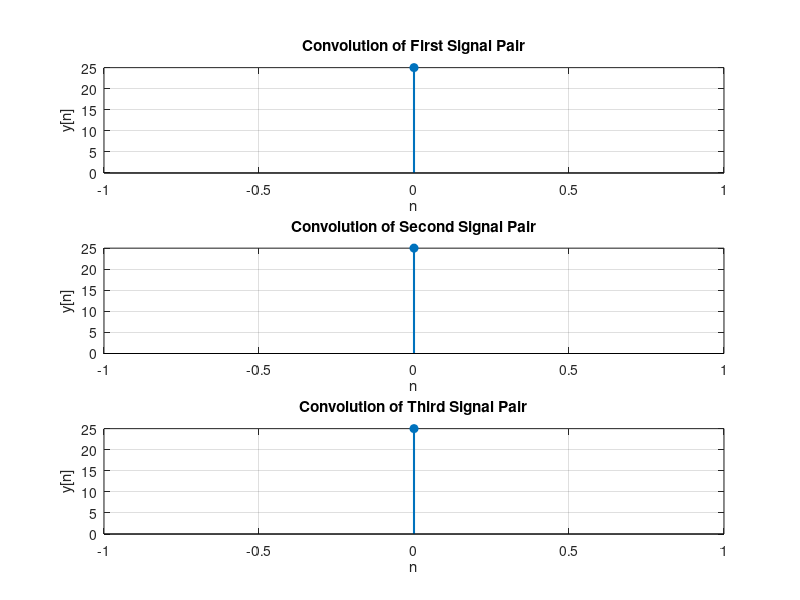

Recreate this plot in MATLAB.
clc; clear; close all;

% Define titles for the three cases
signal_cases = {
    struct('title', 'Convolution of First Signal Pair'),
    struct('title', 'Convolution of Second Signal Pair'),
    struct('title', 'Convolution of Third Signal Pair')
    };

figure('Name', 'Signal Convolutions', 'Position', [100, 100, 600, 800]);

for k = 1:length(signal_cases)
    fprintf('\n--- %s ---\n', signal_cases{k}.title);
    x = input('Enter signal x as a vector (e.g., [1 1 1]): ');
    h = input('Enter signal h as a vector (e.g., [1 1 1]): ');

    % Manual convolution computation
    y = zeros(1, length(x) + length(h) - 1);
    for i = 1:length(x)
        for j = 1:length(h)
            y(i+j-1) = y(i+j-1) + x(i) * h(j);
        end
    end

    % Plotting the result
    subplot(3, 1, k);
    n = 0:length(y)-1;
    stem(n, y, 'filled', 'LineWidth', 1.5);
    grid on;
    title(signal_cases{k}.title);
    xlabel('n');
    ylabel('y[n]');
end
